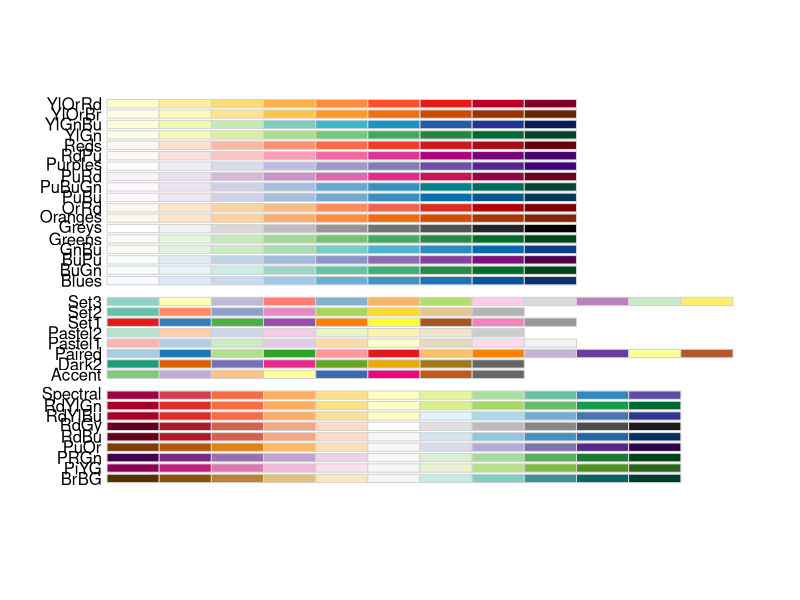
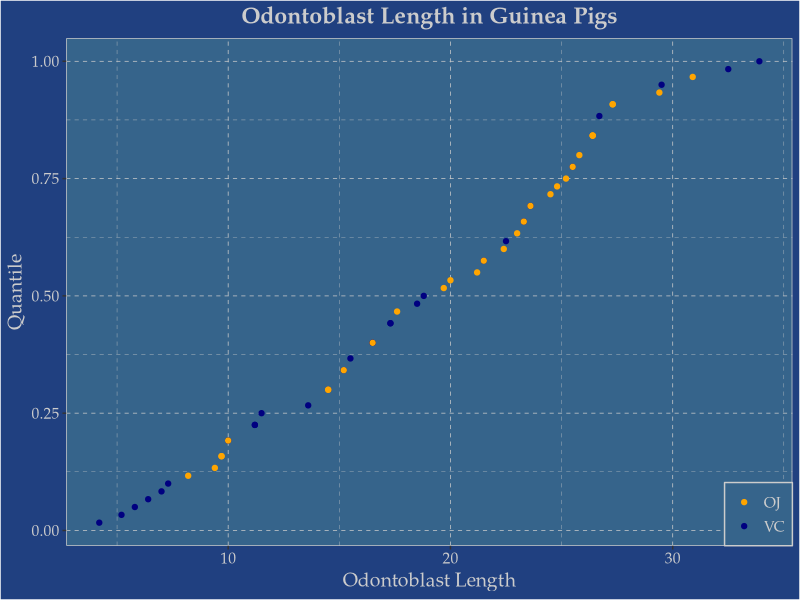

Here is the R script that generated these plots, in order:
## ---- chunk 1
library(tidyverse)
pigs <- read_csv("data/pigs.csv")
## ---- chunk 2
pigs %>% 
  mutate(
    rank = rank(len),
    q = rank / max(rank)
  )
## ---- chunk 3
RColorBrewer::display.brewer.all()
## ---- chunk 4
p <- pigs %>% 
  mutate(
    rank = rank(len),
    q = rank / max(rank)
  ) %>% 
  ggplot(aes(len, q)) +
  geom_point(aes(colour = supp)) +
  scale_x_continuous(name = "Odontoblast Length") +
  scale_y_continuous(name = "Quantile") +
  scale_colour_manual(values = c("orange", "navyblue"))
## ---- chunk 5
#| output-location: slide
p +
  ggtitle("Odontoblast Length in Guinea Pigs") +
  labs(colour = NULL) +
  theme(
    rect = element_rect(fill = "#204080"),
    text = element_text(colour = "grey80", family = "Palatino", size = 14),
    panel.background = element_rect(fill = "steelblue4", colour = "grey80"),
    panel.grid = element_line(colour = "grey80", linetype = 2, linewidth = 1/4),
    axis.text = element_text(colour = "grey80"),
    legend.background = element_rect(fill = "steelblue4", colour = "grey80"),
    legend.key = element_rect(colour = NA),
    legend.position = "inside", 
    legend.position.inside = c(1, 0), 
    legend.justification = c(1, 0),
    plot.title = element_text(hjust = 0.5, face = "bold"),
  )
